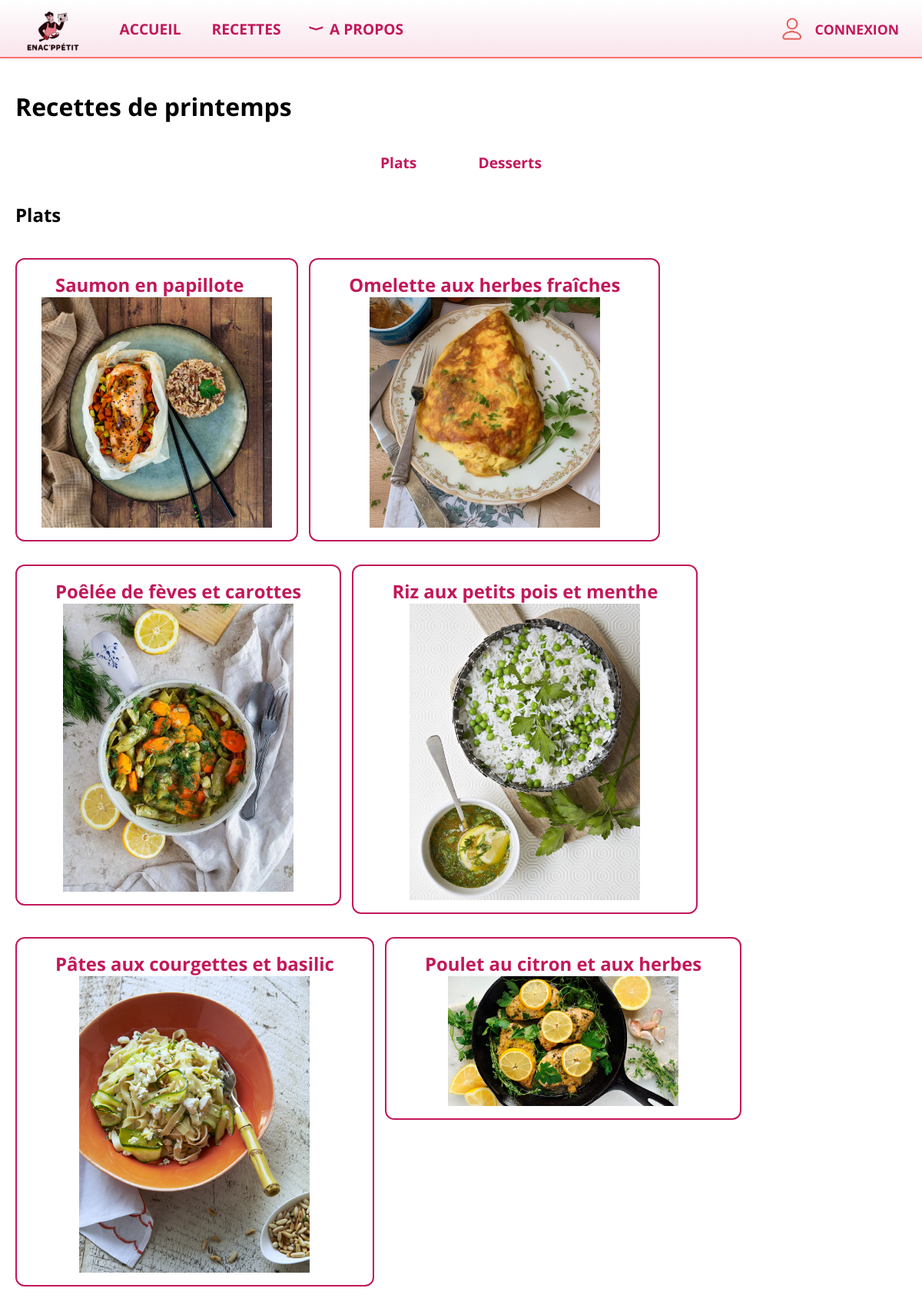
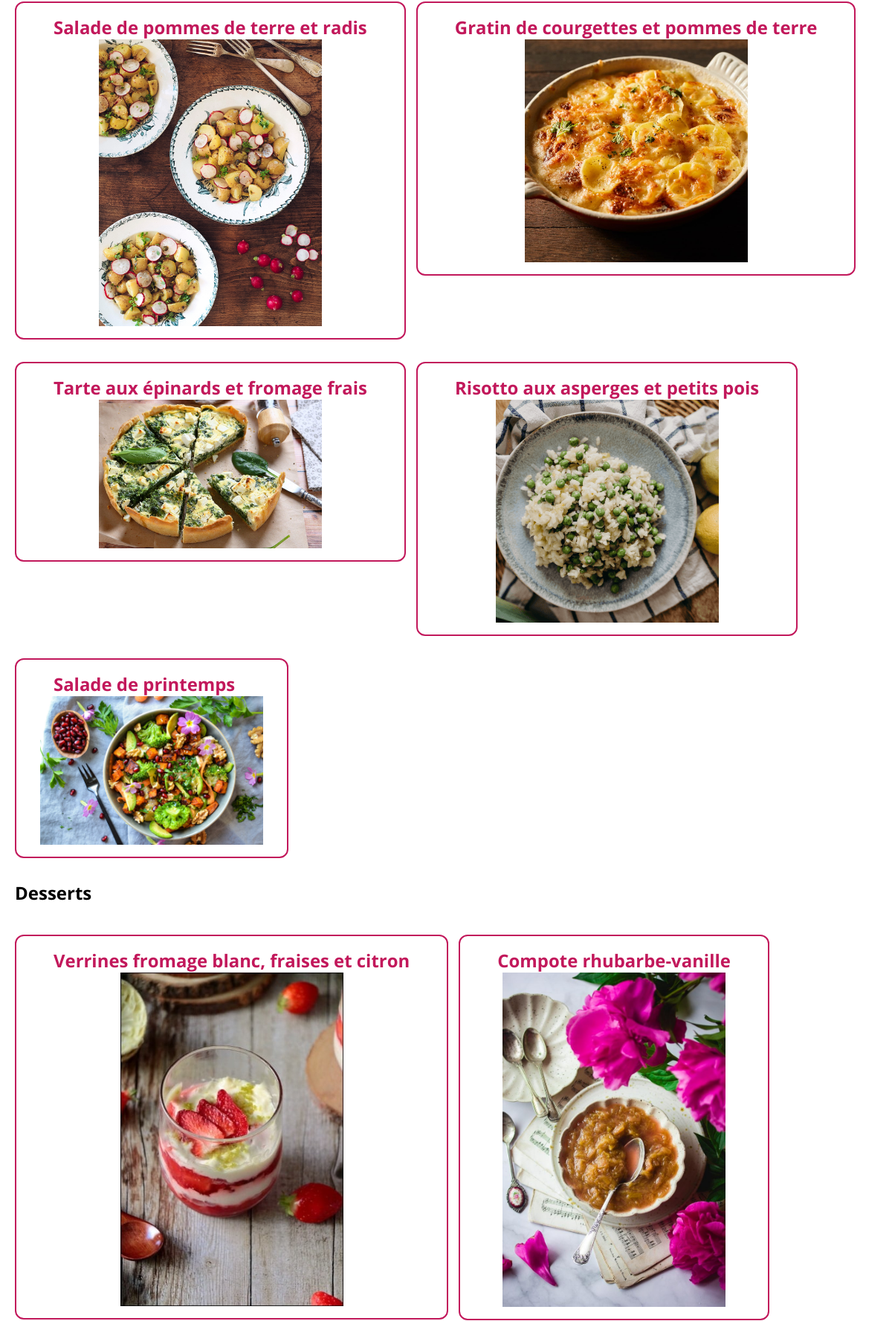
Screenshot of /printemps (upper part) with the database file from the repository (2 pictures, top to bottom).
### tables this page shows
CREATE TABLE Recette (
    Recette_id INTEGER PRIMARY KEY,
    Title TEXT,
    Preptime INTEGER,
    Cooktime INTEGER,
    Category TEXT,
    Saison TEXT,
    Description TEXT,
    Servings INTEGER,
    Image TEXT
);

### app.py (the view)
@app.route('/printemps')
def printemps():
    conn = sqlite3.connect('BDD.db')
    conn.row_factory = sqlite3.Row
    plats = conn.execute("SELECT * FROM Recette WHERE saison = 'Printemps' AND category = 'Plat'").fetchall()
    desserts = conn.execute("SELECT * FROM Recette WHERE saison = 'Printemps' AND category = 'Dessert'").fetchall()
    conn.close()
    return render_template('printemps.html', plats=plats, desserts=desserts)

### templates/printemps.html (shortened to what this page needs)
{% extends "base.html" %}
{% block content %}
<h1>Recettes de printemps</h1>
<div class="categories-links">
    <a href="#plats" class="lien-recettes">Plats</a>
    <a href="#desserts" class="lien-recettes">Desserts</a>
</div>
<h2 id="plats">Plats</h2>
{% if plats %}
    {% set titres_vus_plats = [] %}
    {% for plat in plats %}
        {% if plat['Title'] not in titres_vus_plats %}
            <div class="encadre-nom-recette">
                <a href="{{ url_for('recette', recette_id=plat['Recette_id']) }}" class="lien-recettes">
                    {{ plat['Title'] }}
                </a>
                {% if plat['image'] %}
                    <div class="photo-recette">
                        <img src="{{ url_for('static', filename=plat['image']) }}"
                             alt="Image de {{ plat['Title'] }}"
                             style="width: 300px; height: auto; display: block; margin: 0 auto;">
                    </div>
                {% endif %}
            </div>
            {% set _ = titres_vus_plats.append(plat['Title']) %}
        {% endif %}
    {% endfor %}
{% else %}
    <p>Aucun plat de printemps trouvé.</p>
{% endif %}
<h2 id="desserts">Desserts</h2>
{% if desserts %}
    {% set titres_vus_desserts = [] %}
    {% for dessert in desserts %}
        {% if dessert['Title'] not in titres_vus_desserts %}
            <div class="encadre-nom-recette">
                <a href="{{ url_for('recette', recette_id=dessert['Recette_id']) }}" class="lien-recettes">
                    {{ dessert['Title'] }}
                </a>
                {% if dessert['image'] %}
                    <div class="photo-recette">
                        <img src="{{ url_for('static', filename=dessert['image']) }}"
                             alt="Image de {{ dessert['Title'] }}"
                             style="width: 300px; height: auto; display: block; margin: 0 auto;">
                    </div>
                {% endif %}
            </div>
            {% set _ = titres_vus_desserts.append(dessert['Title']) %}
        {% endif %}
    {% endfor %}
{% else %}
    <p>Aucun dessert de printemps trouvé.</p>
{% endif %}
{% endblock %}

### static/style.css (style rules this page uses)
body { overflow-x: hidden; background: #fff; margin: 0; padding: 0; font-family: 'Open Sans', Arial, sans-serif; }
html { box-sizing: border-box; width: 100vw; overflow-x: hidden; }
*, *::before, *::after { box-sizing: inherit; }
.lien-recettes, .lien-apropos { color:#c2185b !important; font-weight: bold; font-size: 1.15em; text-decoration: none !important; background: #fff; padding: 6px 18px; border-radius: 8px; transition: background 0.2s; }
.encadre-nom-recette { background: #fff; border: 2px solid #c2185b; border-radius: 12px; padding: 16px 32px; font-size: 1.3em; font-weight: bold; display: inline-block; margin: 20px 10px 10px 0; }
.categories-links { display: flex; justify-content: center; gap: 40px; margin: 30px 0 30px 0; }
.categories-links a { font-weight: bold; color: #111; text-decoration: none; font-size: 1.2em; padding: 8px 20px; border-radius: 20px; transition: background 0.2s; }
h2[id] { scroll-margin-top: 200px; }

### rows the page displays
Recette: Title "Saumon en papillote", Image+Title (picture)
Recette: Title "Omelette aux herbes fraîches", Image+Title (picture)
Recette: Title "Poêlée de fèves et carottes", Image+Title (picture)
Recette: Title "Riz aux petits pois et menthe", Image+Title (picture)
Recette: Title "Pâtes aux courgettes et basilic", Image+Title (picture)
Recette: Title "Poulet au citron et aux herbes", Image+Title (picture)
Recette: Title "Salade de pommes de terre et radis", Image+Title (picture)
Recette: Title "Gratin de courgettes et pommes de terre", Image+Title (picture)
Recette: Title "Tarte aux épinards et fromage frais", Image+Title (picture)
Recette: Title "Risotto aux asperges et petits pois", Image+Title (picture)
Recette: Title "Salade de printemps", Image+Title (picture)
Recette: Title "Verrines fromage blanc, fraises et citron", Image+Title (picture)
Recette: Title "Compote rhubarbe-vanille", Image+Title (picture)
